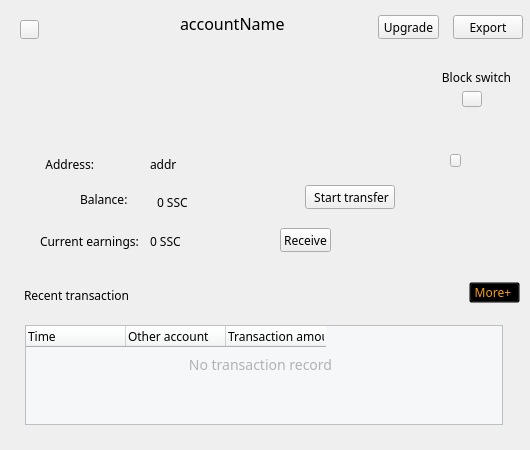
<?xml version="1.0" encoding="UTF-8"?>
<ui version="4.0">
 <class>AccountDetailWidget</class>
 <widget class="QWidget" name="AccountDetailWidget">
  <property name="geometry">
   <rect>
    <x>0</x>
    <y>0</y>
    <width>530</width>
    <height>450</height>
   </rect>
  </property>
  <property name="font">
   <font>
    <family>微软雅黑</family>
   </font>
  </property>
  <property name="windowTitle">
   <string>Form</string>
  </property>
  <widget class="QToolButton" name="closeBtn">
   <property name="geometry">
    <rect>
     <x>20</x>
     <y>20</y>
     <width>19</width>
     <height>19</height>
    </rect>
   </property>
   <property name="cursor">
    <cursorShape>PointingHandCursor</cursorShape>
   </property>
   <property name="focusPolicy">
    <enum>Qt::NoFocus</enum>
   </property>
   <property name="text">
    <string/>
   </property>
  </widget>
  <widget class="QLabel" name="nameLabel">
   <property name="geometry">
    <rect>
     <x>180</x>
     <y>13</y>
     <width>121</width>
     <height>21</height>
    </rect>
   </property>
   <property name="font">
    <font>
     <pointsize>12</pointsize>
    </font>
   </property>
   <property name="text">
    <string>accountName</string>
   </property>
  </widget>
  <widget class="QTableWidget" name="recentTransactionTableWidget">
   <property name="geometry">
    <rect>
     <x>25</x>
     <y>325</y>
     <width>478</width>
     <height>100</height>
    </rect>
   </property>
   <property name="focusPolicy">
    <enum>Qt::NoFocus</enum>
   </property>
   <property name="styleSheet">
    <string notr="true">background-color: rgb(246, 247, 249);</string>
   </property>
   <property name="verticalScrollBarPolicy">
    <enum>Qt::ScrollBarAlwaysOff</enum>
   </property>
   <property name="horizontalScrollBarPolicy">
    <enum>Qt::ScrollBarAlwaysOff</enum>
   </property>
   <attribute name="verticalHeaderVisible">
    <bool>false</bool>
   </attribute>
   <attribute name="verticalHeaderHighlightSections">
    <bool>false</bool>
   </attribute>
   <column>
    <property name="text">
     <string>Time</string>
    </property>
    <property name="textAlignment">
     <set>AlignLeading|AlignVCenter</set>
    </property>
   </column>
   <column>
    <property name="text">
     <string>Other account</string>
    </property>
    <property name="textAlignment">
     <set>AlignLeading|AlignVCenter</set>
    </property>
   </column>
   <column>
    <property name="text">
     <string>Transaction amount/ACT</string>
    </property>
    <property name="textAlignment">
     <set>AlignLeading|AlignVCenter</set>
    </property>
   </column>
  </widget>
  <widget class="QLabel" name="label">
   <property name="geometry">
    <rect>
     <x>24</x>
     <y>287</y>
     <width>121</width>
     <height>16</height>
    </rect>
   </property>
   <property name="font">
    <font>
     <family>微软雅黑</family>
    </font>
   </property>
   <property name="styleSheet">
    <string notr="true"/>
   </property>
   <property name="text">
    <string>Recent transaction</string>
   </property>
  </widget>
  <widget class="QToolButton" name="moreTransactionBtn">
   <property name="geometry">
    <rect>
     <x>469</x>
     <y>282</y>
     <width>51</width>
     <height>21</height>
    </rect>
   </property>
   <property name="font">
    <font>
     <family>微软雅黑</family>
    </font>
   </property>
   <property name="cursor">
    <cursorShape>PointingHandCursor</cursorShape>
   </property>
   <property name="focusPolicy">
    <enum>Qt::NoFocus</enum>
   </property>
   <property name="styleSheet">
    <string notr="true">background:transparent;
color: rgb(244, 159, 23);</string>
   </property>
   <property name="text">
    <string>More+ </string>
   </property>
  </widget>
  <widget class="QLabel" name="noTransactionLabel">
   <property name="geometry">
    <rect>
     <x>165</x>
     <y>344</y>
     <width>191</width>
     <height>41</height>
    </rect>
   </property>
   <property name="font">
    <font>
     <pointsize>-1</pointsize>
    </font>
   </property>
   <property name="styleSheet">
    <string notr="true">font-size: 14px;
color: rgb(178, 178, 178);</string>
   </property>
   <property name="text">
    <string>No transaction record</string>
   </property>
   <property name="alignment">
    <set>Qt::AlignCenter</set>
   </property>
  </widget>
  <widget class="QLabel" name="addressLabel">
   <property name="geometry">
    <rect>
     <x>150</x>
     <y>154</y>
     <width>291</width>
     <height>20</height>
    </rect>
   </property>
   <property name="text">
    <string>addr</string>
   </property>
  </widget>
  <widget class="QLabel" name="addressLabel2">
   <property name="geometry">
    <rect>
     <x>40</x>
     <y>154</y>
     <width>54</width>
     <height>20</height>
    </rect>
   </property>
   <property name="text">
    <string>Address:</string>
   </property>
   <property name="alignment">
    <set>Qt::AlignRight|Qt::AlignTrailing|Qt::AlignVCenter</set>
   </property>
  </widget>
  <widget class="QToolButton" name="copyBtn">
   <property name="geometry">
    <rect>
     <x>450</x>
     <y>154</y>
     <width>11</width>
     <height>13</height>
    </rect>
   </property>
   <property name="font">
    <font>
     <family>微软雅黑</family>
    </font>
   </property>
   <property name="cursor">
    <cursorShape>PointingHandCursor</cursorShape>
   </property>
   <property name="focusPolicy">
    <enum>Qt::NoFocus</enum>
   </property>
   <property name="text">
    <string/>
   </property>
  </widget>
  <widget class="QToolButton" name="exportBtn">
   <property name="geometry">
    <rect>
     <x>453</x>
     <y>15</y>
     <width>70</width>
     <height>24</height>
    </rect>
   </property>
   <property name="cursor">
    <cursorShape>PointingHandCursor</cursorShape>
   </property>
   <property name="focusPolicy">
    <enum>Qt::NoFocus</enum>
   </property>
   <property name="layoutDirection">
    <enum>Qt::LeftToRight</enum>
   </property>
   <property name="text">
    <string>Export</string>
   </property>
  </widget>
  <widget class="QToolButton" name="transferBtn">
   <property name="geometry">
    <rect>
     <x>305</x>
     <y>185</y>
     <width>90</width>
     <height>24</height>
    </rect>
   </property>
   <property name="cursor">
    <cursorShape>PointingHandCursor</cursorShape>
   </property>
   <property name="focusPolicy">
    <enum>Qt::NoFocus</enum>
   </property>
   <property name="text">
    <string> Start transfer</string>
   </property>
   <property name="toolButtonStyle">
    <enum>Qt::ToolButtonTextOnly</enum>
   </property>
  </widget>
  <widget class="QToolButton" name="upgradeBtn">
   <property name="geometry">
    <rect>
     <x>378</x>
     <y>15</y>
     <width>61</width>
     <height>24</height>
    </rect>
   </property>
   <property name="cursor">
    <cursorShape>PointingHandCursor</cursorShape>
   </property>
   <property name="focusPolicy">
    <enum>Qt::NoFocus</enum>
   </property>
   <property name="text">
    <string>Upgrade</string>
   </property>
  </widget>
  <widget class="QLabel" name="balanceLabel">
   <property name="geometry">
    <rect>
     <x>157</x>
     <y>192</y>
     <width>91</width>
     <height>20</height>
    </rect>
   </property>
   <property name="font">
    <font>
     <family>微软雅黑</family>
     <pointsize>9</pointsize>
    </font>
   </property>
   <property name="text">
    <string>0 SSC</string>
   </property>
  </widget>
  <widget class="QLabel" name="balanceLabel2">
   <property name="geometry">
    <rect>
     <x>80</x>
     <y>189</y>
     <width>51</width>
     <height>20</height>
    </rect>
   </property>
   <property name="text">
    <string>Balance:</string>
   </property>
  </widget>
  <widget class="QLabel" name="delegateRankLabel">
   <property name="geometry">
    <rect>
     <x>310</x>
     <y>20</y>
     <width>21</width>
     <height>16</height>
    </rect>
   </property>
   <property name="font">
    <font>
     <family>微软雅黑</family>
    </font>
   </property>
   <property name="styleSheet">
    <string notr="true"/>
   </property>
   <property name="text">
    <string/>
   </property>
  </widget>
  <widget class="QLabel" name="identityLabel">
   <property name="geometry">
    <rect>
     <x>140</x>
     <y>30</y>
     <width>16</width>
     <height>16</height>
    </rect>
   </property>
   <property name="font">
    <font>
     <family>微软雅黑</family>
    </font>
   </property>
   <property name="styleSheet">
    <string notr="true">background:transparent;</string>
   </property>
   <property name="text">
    <string/>
   </property>
   <property name="alignment">
    <set>Qt::AlignRight|Qt::AlignTrailing|Qt::AlignVCenter</set>
   </property>
  </widget>
  <widget class="QLabel" name="salaryLabel2">
   <property name="geometry">
    <rect>
     <x>40</x>
     <y>231</y>
     <width>101</width>
     <height>20</height>
    </rect>
   </property>
   <property name="text">
    <string>Current earnings:</string>
   </property>
  </widget>
  <widget class="QLabel" name="salaryLabel">
   <property name="geometry">
    <rect>
     <x>150</x>
     <y>231</y>
     <width>81</width>
     <height>20</height>
    </rect>
   </property>
   <property name="text">
    <string>0 SSC</string>
   </property>
  </widget>
  <widget class="QToolButton" name="withdrawBtn">
   <property name="geometry">
    <rect>
     <x>280</x>
     <y>228</y>
     <width>51</width>
     <height>24</height>
    </rect>
   </property>
   <property name="cursor">
    <cursorShape>PointingHandCursor</cursorShape>
   </property>
   <property name="focusPolicy">
    <enum>Qt::NoFocus</enum>
   </property>
   <property name="text">
    <string>Receive</string>
   </property>
  </widget>
  <widget class="QWidget" name="produceWidget" native="true">
   <property name="geometry">
    <rect>
     <x>441</x>
     <y>57</y>
     <width>71</width>
     <height>55</height>
    </rect>
   </property>
   <widget class="QLabel" name="produceLabel">
    <property name="geometry">
     <rect>
      <x>0</x>
      <y>10</y>
      <width>71</width>
      <height>20</height>
     </rect>
    </property>
    <property name="text">
     <string>Block switch</string>
    </property>
    <property name="alignment">
     <set>Qt::AlignCenter</set>
    </property>
   </widget>
   <widget class="QToolButton" name="switchBtn">
    <property name="geometry">
     <rect>
      <x>21</x>
      <y>34</y>
      <width>20</width>
      <height>16</height>
     </rect>
    </property>
    <property name="cursor">
     <cursorShape>PointingHandCursor</cursorShape>
    </property>
    <property name="focusPolicy">
     <enum>Qt::NoFocus</enum>
    </property>
    <property name="text">
     <string/>
    </property>
   </widget>
  </widget>
 </widget>
 <resources/>
 <connections/>
</ui>
